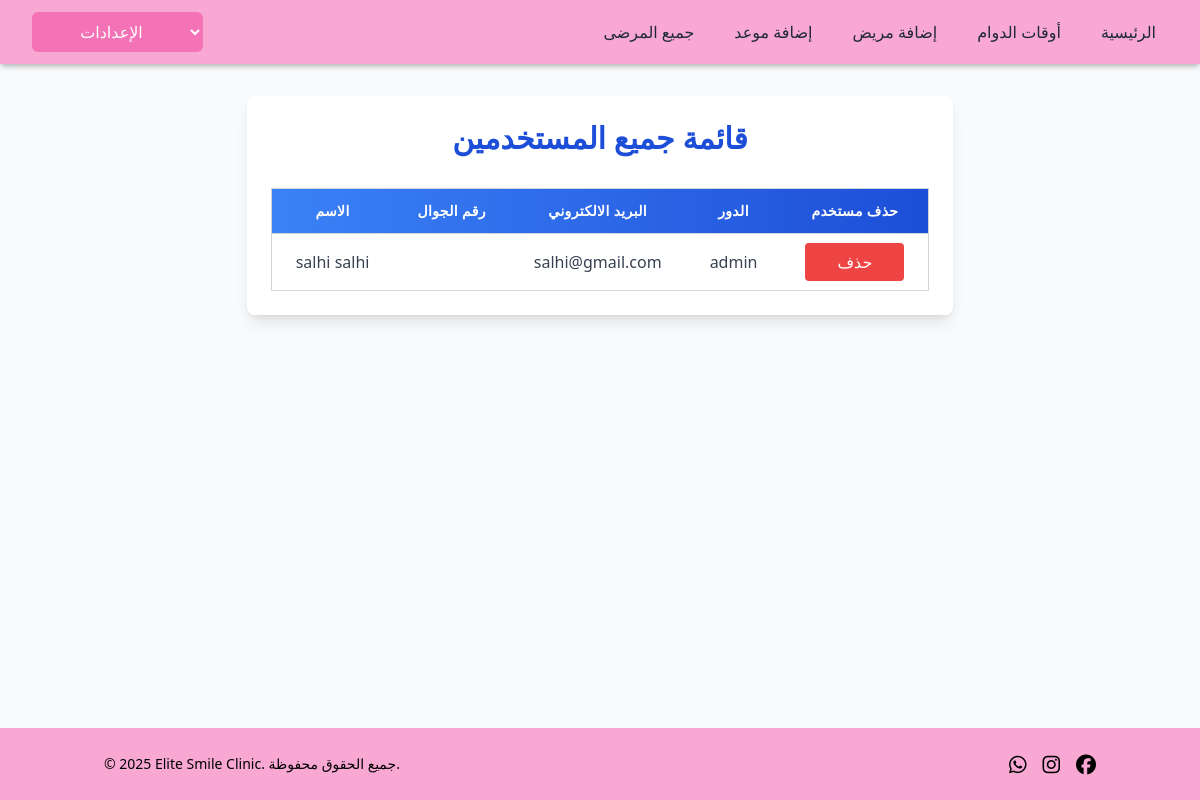
Page /doctor/all_users on the earlier database version.
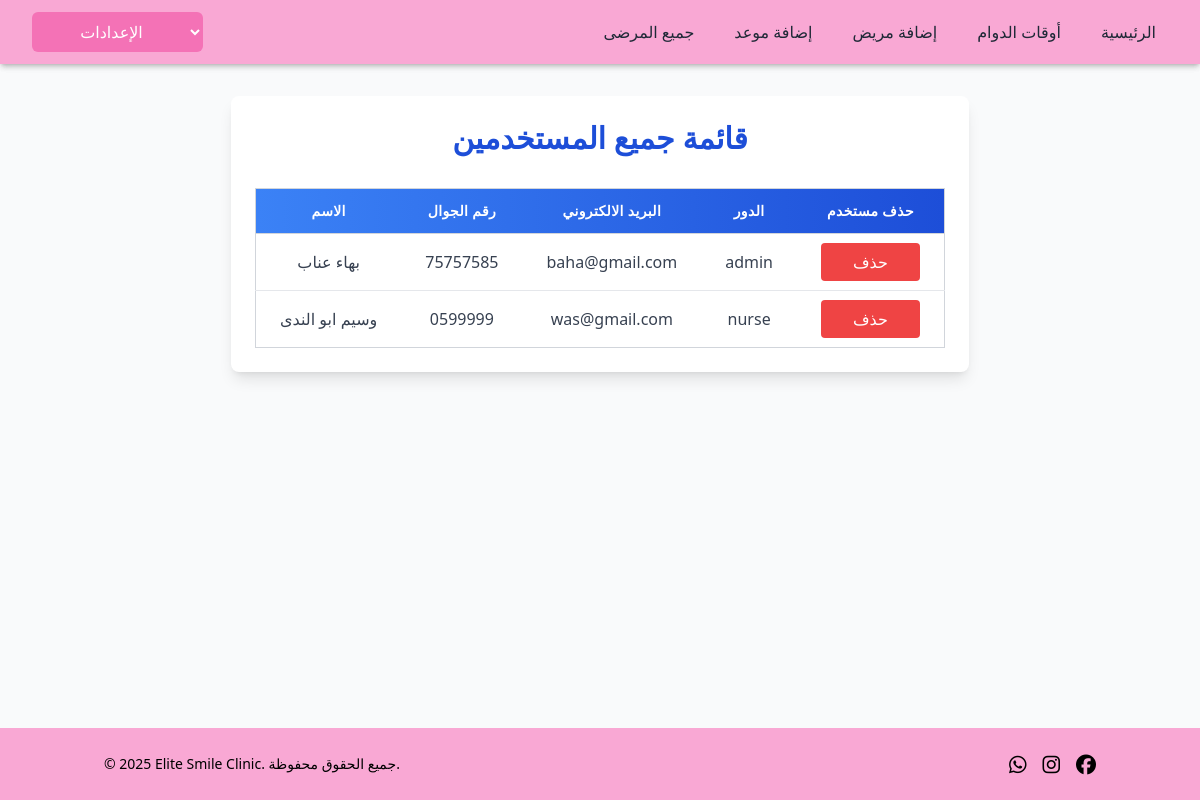
Same page on the later database version.
### clinic_app/models.py (models this page shows, shortened)
class User(models.Model):
    first_name = models.CharField(max_length=255)
    last_name = models.CharField(max_length=255)
    email = models.CharField(max_length=255)
    password = models.CharField(max_length=255)
    role = models.CharField(max_length=255, default='patient')
    doctor = models.ForeignKey('self', null=True, blank=True, on_delete=models.SET_NULL, related_name='patients')
    birth_date = models.DateField(blank=True, null=True)
    gender = models.CharField(max_length=10, blank=True)  # No need for null=True in CharField
    social_status = models.CharField(max_length=20, blank=True)
    id_number = models.CharField(max_length=20, blank=True)
    phone = models.CharField(max_length=20, blank=True)
    chronic_disease = models.BooleanField(default=False)
    takes_medications = models.BooleanField(default=False)
    drug_allergy = models.BooleanField(default=False)
    allergy_details = models.TextField(blank=True)
    dialysis =models.BooleanField(default=False)
    treatment_plan = models.TextField(blank=True)
    created_at = models.DateTimeField(auto_now_add=True)
    updated_at = models.DateTimeField(auto_now=True)
    objects = UserManager()
    def users_not_patient(request):
        return User.objects.exclude(role='patient')

### doctor_app/views.py (the view)
# urls.py: path('all_users', views.all_users, name='all_users'),
def all_users(request):
    context={
        'users':User.users_not_patient(request)
    }
    return render(request,'doctor/all_users.html',context)

### doctor_app/templates/doctor/all_users.html (shortened to what this page needs)
<!DOCTYPE html>
<html lang="en">
<head>
    <script src="https://cdn.tailwindcss.com"></script>
</head>
    <body class="flex flex-col min-h-screen bg-gray-50 font-sans">
    <div dir="ltr" class="shadow-md bg-white">
        {% include 'doctor/navbardoctor.html' %}
    </div>
    <main class="flex-grow max-w-6xl mx-auto px-4 py-8">
        <div class="bg-white shadow-lg rounded-lg p-6">
            <h1 class="text-3xl font-bold text-center text-blue-700 mb-8"> قائمة جميع المستخدمين </h1>
            <div class="overflow-x-auto">
                <table class="min-w-full border border-gray-300 rounded-lg text-center shadow-sm">
                    <thead class="bg-gradient-to-r from-blue-500 to-blue-700 text-white">
                        <tr>
                            <th class="py-3 px-6 border-b border-gray-300 text-sm font-semibold tracking-wide">الاسم </th>
                            <th class="py-3 px-6 border-b border-gray-300 text-sm font-semibold tracking-wide">رقم الجوال </th>
                            <th class="py-3 px-6 border-b border-gray-300 text-sm font-semibold tracking-wide">  البريد الالكتروني </th>
                            <th class="py-3 px-6 border-b border-gray-300 text-sm font-semibold tracking-wide"> الدور</th>
                            <th class="py-3 px-6 border-b border-gray-300 text-sm font-semibold tracking-wide"> حذف مستخدم</th>
                        </tr>
                    </thead>
                    <tbody class="bg-white divide-y divide-gray-200 text-gray-700">
                        {% for user in users %}
                        <tr class="hover:bg-blue-50 transition duration-200 ease-in-out">
                            <td class="py-4 px-6">{{ user.first_name }} {{ user.last_name }}</td>
                            <td class="py-4 px-6">{{ user.phone }}</td>
                            <td class="py-4 px-6">{{ user.email }}</td>
                            <td class="py-4 px-6">{{ user.role }}</td>
                            <td class="py-4 px-6"><a href="delete_patient/{{user.id}}"
                                class="bg-red-500 hover:bg-red-800 text-white py-2 px-8 rounded"><button>حذف</button></a></td>
                        </tr>
                        {% endfor %}
                    </tbody>
                </table>
            </div>
    </main>
    <div class="p-16"></div>
    <footer class=" text-center ">
        {% include 'clinic/footer.html' %}
    </footer>
</body>
</html>

### doctor_app/templates/doctor/navbardoctor.html (shortened to what this page needs)
<!DOCTYPE html>
<html lang="ar" dir="rtr">
<head>
    <script src="https://cdn.tailwindcss.com"></script>
</head>
<body class="bg-gray-50">
    <nav class="bg-pink-300 shadow-md">
        <div class="max-w-8xl mx-auto px-4 sm:px-6 lg:px-8">
            <div class="flex justify-between h-16 items-center">
                <div class="relative inline-block">
                    <select id="settingsSelect" onchange="handleSelect(this)"
                        class="bg-pink-400 text-white text-center px-4 py-2 rounded-md font-medium focus:outline-none focus:ring-2 focus:ring-pink-600 hover:bg-pink-500">
                        <option selected disabled>الإعدادات</option>
                    </select>
                </div>
                <div class="flex space-x-4">
                    <a href="{% url 'all_patients_display' %}" class="text-gray-800 hover:text-white px-3 py-2 rounded-md text-md font-medium">جميع المرضى</a>
                    <a href="{% url 'book_appointment' %}" class="text-gray-800 hover:text-white px-3 py-2 rounded-md text-md font-medium">إضافة موعد</a>
                    <a href="{% url 'add_patient' %}" class="text-gray-800 hover:text-white px-3 py-2 rounded-md text-md font-medium">إضافة مريض</a>
                    <a href="{% url 'working_hours' %}" class="text-gray-800 hover:text-white px-3 py-2 rounded-md text-md font-medium">أوقات الدوام</a>
                    <a href="{% url 'admin_main_page' %}" class="text-gray-800 hover:text-white px-3 py-2 rounded-md text-md font-medium">الرئيسية</a>
                </div>
            </div>
        </div>
    </nav>
</body>
</html>

### clinic_app/templates/clinic/footer.html (shortened to what this page needs)
<!DOCTYPE html>
<html lang="en">
<head>
    <link rel="stylesheet" href="https://cdnjs.cloudflare.com/ajax/libs/font-awesome/6.5.0/css/all.min.css">
    <script src="https://cdn.tailwindcss.com"></script>
</head>
<body class="bg-gray-50">
    <footer class="bg-pink-300 py-6 mt-10 fixed bottom-0 w-full">
        <div class="container mx-auto px-4 flex flex-col md:flex-row items-center justify-between">
            <p class="text-sm mb-4 md:mb-0">© 2025 Elite Smile Clinic. جميع الحقوق محفوظة.</p>
            <div class="flex space-x-4">
                <a href="https://wa.me/970599123456" target="_blank" class="hover:text-green-400 transition">
                    <i class="fab fa-whatsapp fa-lg"></i>
                </a>
                <a href="https://www.instagram.com/elitesmileclinic" target="_blank" class="hover:text-pink-400 transition">
                    <i class="fab fa-instagram fa-lg"></i>
                </a>
                <a href="https://www.facebook.com/elitesmileclinic" target="_blank" class="hover:text-blue-400 transition">
                    <i class="fab fa-facebook fa-lg"></i>
                </a>
            </div>
        </div>
    </footer>
</body>
</html>

Differences in the rows shown:
removed User: first_name "salhi", last_name "salhi", email "salhi@gmail.com", role "admin"
now on this page (row edited): User: first_name "بهاء", last_name "عناب", phone "75757585", email "baha@gmail.com", role "admin"
added User: first_name "وسيم", last_name "ابو الندى", phone "0599999", email "was@gmail.com", role "nurse"
